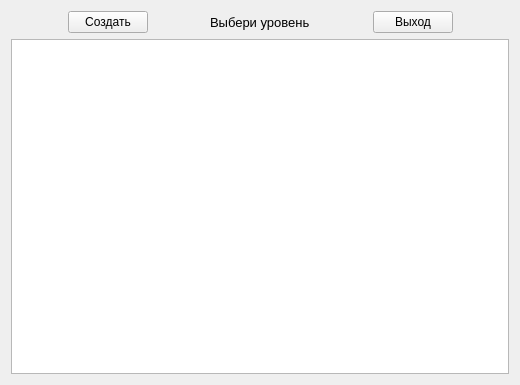
<?xml version="1.0" encoding="UTF-8"?>
<ui version="4.0">
 <class>MainWindow</class>
 <widget class="QWidget" name="MainWindow">
  <property name="geometry">
   <rect>
    <x>0</x>
    <y>0</y>
    <width>520</width>
    <height>385</height>
   </rect>
  </property>
  <property name="windowTitle">
   <string>Form</string>
  </property>
  <property name="autoFillBackground">
   <bool>false</bool>
  </property>
  <layout class="QVBoxLayout" name="verticalLayout">
   <item>
    <layout class="QHBoxLayout" name="horizontalLayout">
     <item>
      <spacer name="horizontalSpacer">
       <property name="orientation">
        <enum>Qt::Horizontal</enum>
       </property>
       <property name="sizeHint" stdset="0">
        <size>
         <width>40</width>
         <height>20</height>
        </size>
       </property>
      </spacer>
     </item>
     <item>
      <widget class="QPushButton" name="newLevel">
       <property name="text">
        <string>Создать</string>
       </property>
      </widget>
     </item>
     <item>
      <spacer name="horizontalSpacer_4">
       <property name="orientation">
        <enum>Qt::Horizontal</enum>
       </property>
       <property name="sizeHint" stdset="0">
        <size>
         <width>40</width>
         <height>20</height>
        </size>
       </property>
      </spacer>
     </item>
     <item>
      <widget class="QLabel" name="label">
       <property name="font">
        <font>
         <pointsize>10</pointsize>
        </font>
       </property>
       <property name="text">
        <string>Выбери уровень</string>
       </property>
      </widget>
     </item>
     <item>
      <spacer name="horizontalSpacer_2">
       <property name="orientation">
        <enum>Qt::Horizontal</enum>
       </property>
       <property name="sizeHint" stdset="0">
        <size>
         <width>40</width>
         <height>20</height>
        </size>
       </property>
      </spacer>
     </item>
     <item>
      <widget class="QPushButton" name="exit">
       <property name="text">
        <string>Выход</string>
       </property>
      </widget>
     </item>
     <item>
      <spacer name="horizontalSpacer_3">
       <property name="orientation">
        <enum>Qt::Horizontal</enum>
       </property>
       <property name="sizeHint" stdset="0">
        <size>
         <width>40</width>
         <height>20</height>
        </size>
       </property>
      </spacer>
     </item>
    </layout>
   </item>
   <item>
    <widget class="LevelMenu" name="graphicsView">
     <property name="enabled">
      <bool>true</bool>
     </property>
     <property name="layoutDirection">
      <enum>Qt::LeftToRight</enum>
     </property>
    </widget>
   </item>
  </layout>
 </widget>
 <customwidgets>
  <customwidget>
   <class>LevelMenu</class>
   <extends>QGraphicsView</extends>
   <header location="global">levelmenu.h</header>
  </customwidget>
 </customwidgets>
 <resources/>
 <connections/>
</ui>
